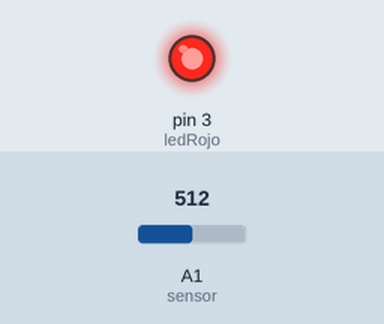
This sketch was run on a simulated Arduino Uno, built with avr-gcc and run on an emulated ATmega328P. Shown: output pins drawn as LEDs (lit = HIGH). The inputs (shaded band) are chosen by the test bench; at power-on: A1 (sensor) = 512.

Above: at 0.1 s.
Timing chart, 0 to 1.6 s (numbered marks = the images above):
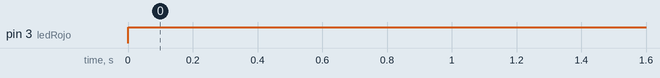

The sketch:

humedad_inteligente.ino
```cpp
#define sensor A1
#define ledRojo 3
int valor = 0;
void setup()
{
   pinMode(sensor, INPUT);
   pinMode(ledRojo, OUTPUT);
}
void loop()
{
    int valor = map(analogRead(sensor), 0, 1023, 100, 0);
    if(valor<=100){
  digitalWrite(ledRojo, HIGH);
}
else{
  digitalWrite(ledRojo, LOW);
}
}
```

Measured:
- by itself, pin 3 (ledRojo): LOW → HIGH at 0.00 s
